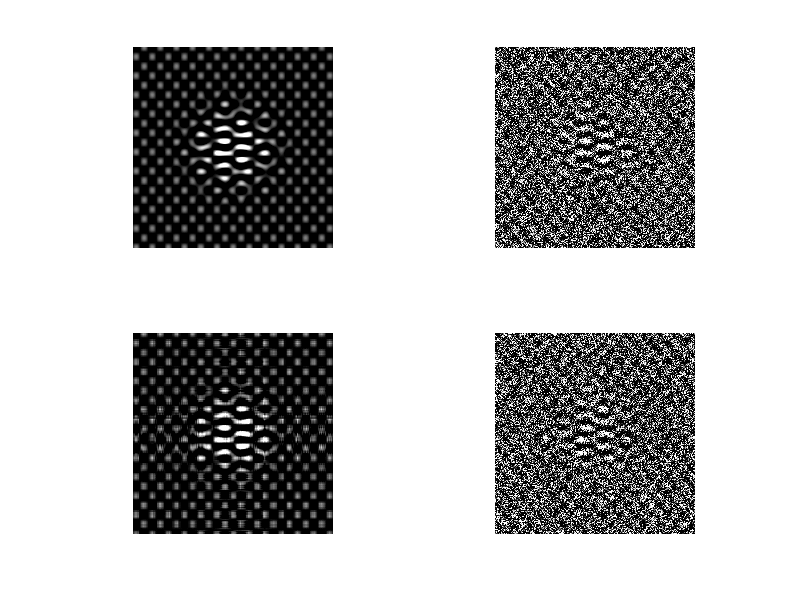
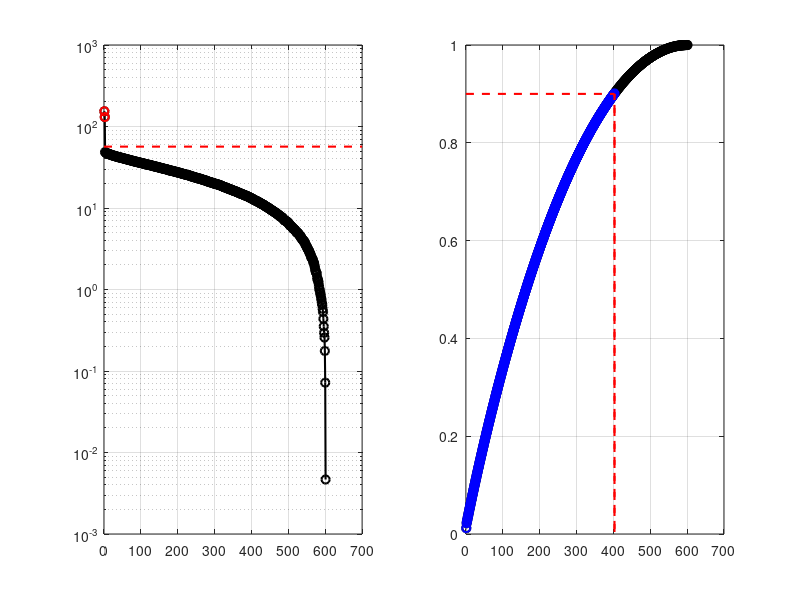

Write MATLAB code to recreate these figures, in order.
clear all
close all  
clc

t = (-3:.01:3)';

Utrue = [cos(17*t).*exp(-t.^2) sin(11*t)];
Strue = [2 0; 0 .5];
Vtrue = [sin(5*t).*exp(-t.^2) cos(13*t)];

X = Utrue*Strue*Vtrue';
subplot(2,2,1), imshow(X);

sigma = 1;
Xnoisy = X+sigma*randn(size(X));
subplot(2,2,2), imshow(Xnoisy);

[U,S,V] = svd(Xnoisy);
N = size(Xnoisy,1);
cutoff = (4/sqrt(3))*sqrt(N)*sigma;
r = find(diag(S)>cutoff, 1, 'last' );
Xclean = U(:,1:r)*S(1:r,1:r)*V(:,1:r)';
subplot(2,2,3), imshow(Xclean);

cdS = cumsum(diag(S))./sum(diag(S));
r90 = min(find(cdS>0.90));

X90 = U(:,1:r90)*S(1:r90,1:r90)*V(:,1:r90)';
subplot(2,2,4), imshow(X90);

figure
subplot(1,2,1)
semilogy(diag(S),'-ok','LineWidth',1.5), hold on, grid on
semilogy(diag(S(1:r,1:r)),'or','LineWidth',1.5), hold on
line([0 700],[56.6157 56.6157],'Color','red','LineStyle','--','LineWidth',1.5)

subplot(1,2,2)
plot(cumsum(diag(S))/sum(diag(S)),'-ok','LineWidth',1.5), hold on, grid on
plot(cumsum(diag(S(1:403,1:403)))/sum(diag(S)),'-ob','LineWidth',1.5), hold on
line([0 403 403 403],[0.9 0.9 0 0.9],'Color','red','LineStyle','--','LineWidth',1.5)